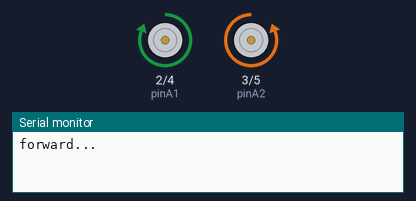
Simulated run of this sketch. Board: Arduino Uno, built with avr-gcc and run on an emulated ATmega328P. On the bench: motor-driver pin pairs drawn as motors (green arrow = first pin HIGH = forward, orange = second pin HIGH = backward, longer = more drive, scaled by the enable pin), the last lines printed to the serial monitor.

Above: at 0.1 s.
At 9.6 s:
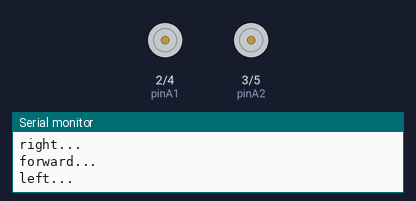
At 39.1 s:
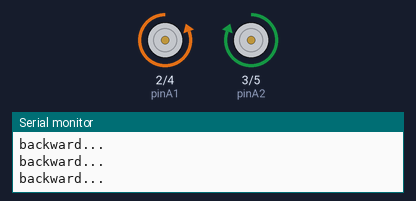
Timing chart, 0 to 40.0 s (numbered marks = the images above):
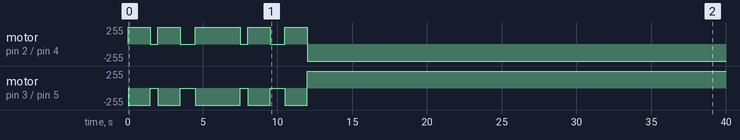

The sketch:

Platform_Arduino.ino
```cpp
/**Platform Robot
 * @author Kevin Barnfield
 * @date Sept 21, 2017
 * @brief Arduino code for platform robot.
 */

//Testing the DC Motors
//Define Pins
//Motor A
int enableA = 10;
int pinA1 = 2;
int pinA2 = 3;

//Motor B
int enableB = 9;
int pinB1 = 4;
int pinB2 = 5;
//define time for run
// in milliseconds
int running = 10000; //10 secons
boolean play;

void setup() {
    Serial.begin (9600);
    //configure pin modes
    pinMode (enableA, OUTPUT);
    pinMode (pinA1, OUTPUT);
    pinMode (pinA2, OUTPUT);

    pinMode (enableB, OUTPUT);
    pinMode (pinB1, OUTPUT);
    pinMode (pinB2, OUTPUT);

    play = true;
}

//Defining functions so it's more easy
//motor functions
void motorAforward() {
    digitalWrite (pinA1, HIGH);
    digitalWrite (pinA2, LOW);
}

void motorBforward() {
    digitalWrite (pinB1, LOW);
    digitalWrite (pinB2, HIGH);
}

void motorAbackward() {
    digitalWrite (pinA1, LOW);
    digitalWrite (pinA2, HIGH);
}

void motorBbackward() {
    digitalWrite (pinB1, HIGH);
    digitalWrite (pinB2, LOW);
}

void motorAstop() {
    digitalWrite (pinA1, HIGH);
    digitalWrite (pinA2, HIGH);
}

void motorBstop() {
    digitalWrite (pinB1, HIGH);
    digitalWrite (pinB2, HIGH);
}
void motorAcoast() {
    digitalWrite (pinA1, LOW);
    digitalWrite (pinA2, LOW);
}

void motorBcoast() {
    digitalWrite (pinB1, LOW);
    digitalWrite (pinB2, LOW);
}

void motorAon() {
    digitalWrite (enableA, HIGH);
}

void motorBon() {
    digitalWrite (enableB, HIGH);
}

void motorAoff() {
    digitalWrite (enableA, LOW);
}

void motorBoff() {
    digitalWrite (enableB, LOW);
}

// Movement functions
void forward (int duration) {
    motorAforward();
    motorBforward();
    delay (duration);
}

void backward (int duration) {
    motorAbackward();
    motorBbackward();
    delay (duration);
}

void left (int duration) {
    motorAbackward();
    motorBforward();
    delay (duration);
}

void right (int duration) {
    motorAforward();
    motorBbackward();
    delay (duration);
}

void coast (int duration) {
    motorAcoast();
    motorBcoast();
    delay (duration);
}

void breakRobot (int duration) {
    motorAstop();
    motorBstop();
    delay (duration);
}

void disableMotors() {
    motorAoff();
    motorBoff();
}

void enableMotors() {
    motorAon();
    motorBon();
}

void loop() {
    enableMotors();

    while (play) {
        //Forward for 1,5s
        Serial.println ("forward...");
        forward (1500);
        //turn right
        Serial.println ("right...");
        right (500);
        //Forward for 1,5s
        Serial.println ("forward...");
        forward (1500);
        //turn left
        Serial.println ("left...");
        left (1000);

        //Forward for 1,5s
        Serial.println ("forward...");
        forward (1500);
        if (millis() > running) {
            play = false;
            Serial.println ("Falsing");
        }
    }

    Serial.println("backward...");
    backward(1500);
    //disable motors
    disableMotors();
}
```

Measured:
- by itself, motor on pin 2 (pinA1) / pin 4 (pinB1): stopped → forward 255/255 at 0.00 s, → stopped 1.5 s later, → forward 255/255 0.50 s later, → stopped 1.5 s later, … (10 changes in this stretch)
- by itself, motor on pin 3 (pinA2) / pin 5 (pinB2): stopped → backward 255/255 at 0.00 s, → stopped 1.5 s later, → backward 255/255 0.50 s later, → stopped 1.5 s later, … (10 changes in this stretch)
